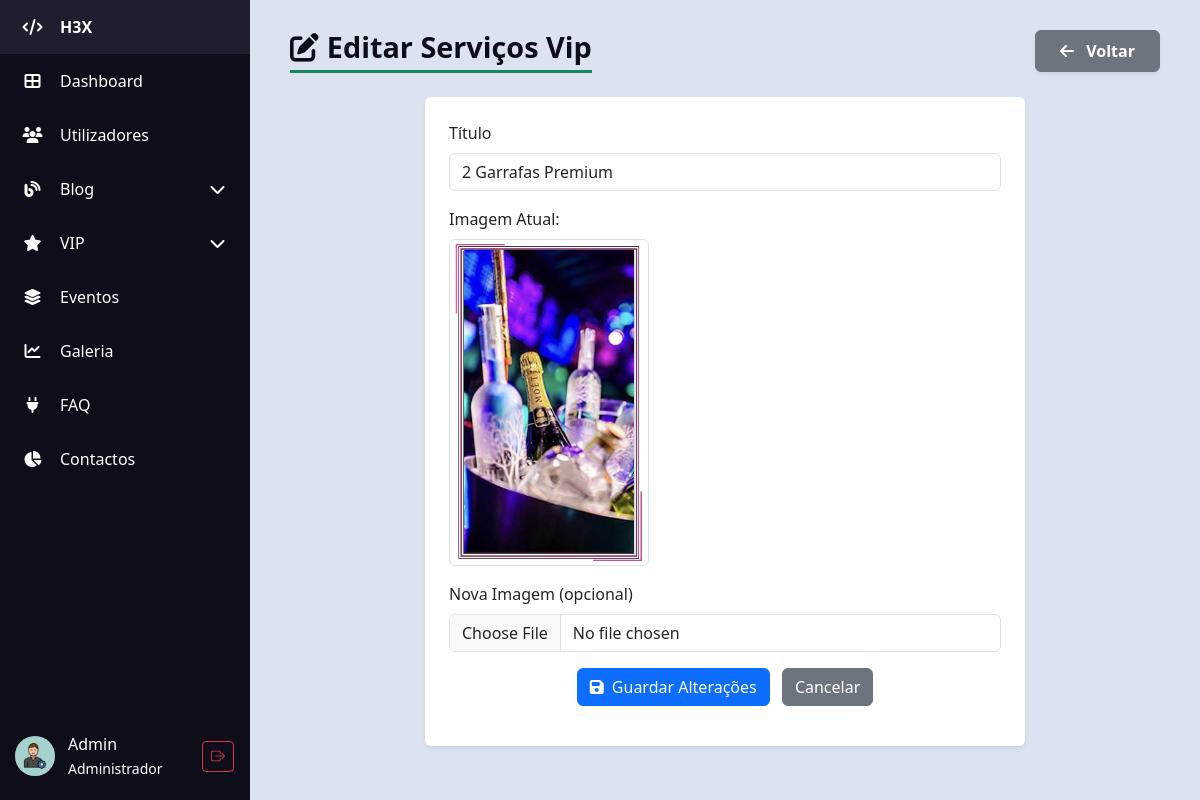
Screenshot of /H3X/admin/admin_servicos_vip_edit.php?id=2 (signed in) with the database file from the repository.
### tables this page shows
CREATE TABLE IF NOT EXISTS `servicos_vip` (
  `id` int NOT NULL AUTO_INCREMENT,
  `titulo` varchar(255) NOT NULL,
  `imagem` varchar(255) DEFAULT NULL,
  `criado_em` timestamp NULL DEFAULT CURRENT_TIMESTAMP,
  PRIMARY KEY (`id`)
);

### H3X/admin/admin_servicos_vip_edit.php (the view, shortened to what this page needs)
<?php
require_once "../db_config.php";
$id = intval($_GET["id"]);
$sql = "SELECT * FROM servicos_vip WHERE id = $id";
$result = $conn->query($sql);
$servico = $result->fetch_assoc();
?>
<?php require 'partials/header.php'; ?>
<body>
    <div class="d-flex">
        <?php require 'partials/sidebar.php'; ?>
        <div class="content">
            <div class="d-flex justify-content-between align-items-center mb-4">
                <h1 class="table-title m-0"><i class="fas fa-edit me-2"></i>Editar Serviços Vip</h1>
                <a href="admin_servicos_vip.php" class="btn btn-secondary shadow-sm px-4 py-2 fw-semibold">
                    <i class="fas fa-arrow-left me-2"></i> Voltar
                </a>
            </div>
            <form method="POST" enctype="multipart/form-data" class="bg-white p-4 rounded shadow-sm w-100"
                style="max-width:600px; margin: auto;">
                <div class="mb-3">
                    <label for="titulo" class="form-label">Título</label>
                    <input type="text" class="form-control" name="titulo" id="titulo"
                        value="<?= trim($servico["titulo"]) ?>" required minlength="2" maxlength="100">
                </div>
                <?php if (!empty($servico["imagem"])): ?>
                <div class="mb-3">
                    <label class="form-label d-block">Imagem Atual:</label>
                    <img src="../uploads/<?= trim($servico["imagem"]) ?>" alt="Imagem Serviço" class="img-thumbnail"
                        style="max-width: 200px;">
                </div>
                <?php endif; ?>
                <div class="mb-3">
                    <label for="imagem" class="form-label">Nova Imagem (opcional)</label>
                    <input type="file" class="form-control" name="imagem" id="imagem" accept="image/*">
                </div>
                <div class="mb-3 text-center">
                    <button type="submit" class="btn btn-primary">
                        <i class="fas fa-save me-1"></i> Guardar Alterações
                    </button>
                    <a href="admin_servicos_vip.php" class="btn btn-secondary ms-2">Cancelar</a>
                </div>
            </form>
            <?php $conn->close(); require 'partials/footer.php'; ?>
</body>

### H3X/admin/css/style.css (style rules this page uses)
body { background-color: #dce3f0; margin: 0; font-family: "Segoe UI", sans-serif; }
.content { margin-left: 80px; padding: 30px 40px; flex: 1; transition: margin-left 0.3s ease; }
h1.table-title { color: #0e0e1a; margin-bottom: 20px; font-weight: 700; border-bottom: 3px solid #198754; display: inline-block; padding-bottom: 5px; font-size: 1.8rem; }

### rows the page displays
servicos_vip: titulo "2 Garrafas Premium", imagem (picture)

### other values shown
$nomeUtilizador "Admin"
$tipoLabel "Administrador"
